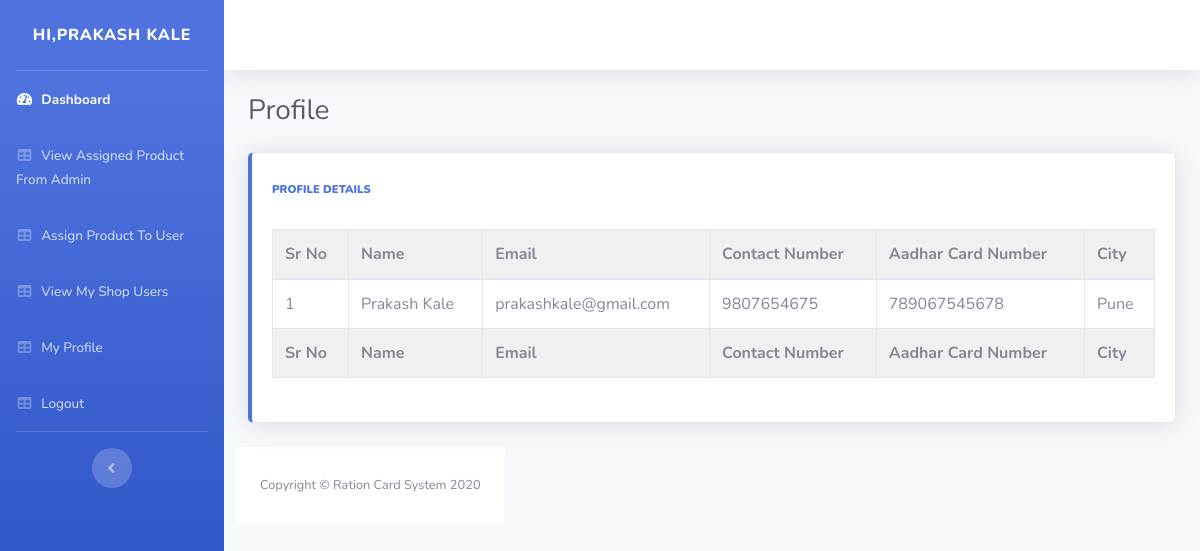
The page /shop_profile.php (signed in) on the database its author committed.
### tables this page shows
CREATE TABLE `shop_registeration` (
  `shop_id` int(11) NOT NULL,
  `s_name` varchar(255) NOT NULL,
  `s_email` varchar(255) NOT NULL,
  `s_password` varchar(255) NOT NULL,
  `s_mobile_no` bigint(20) NOT NULL,
  `city` varchar(255) NOT NULL,
  `address` text NOT NULL,
  `aadhar_number` bigint(20) NOT NULL
);

### shop_profile.php (the view, shortened to what this page needs)
<?php include "user_includes/shop_heder.php" ;?>
        <div class="container-fluid">
          <div class="d-sm-flex align-items-center justify-content-between mb-4">
            <h1 class="h3 mb-0 text-gray-800">Profile</h1>
          </div>
    <div class="body">
    <div class="row">
            <div class="col-lg-12 mb-4">
              <div class="card border-left-primary shadow h-100 py-2">
                <div class="card-body">
                  <div class="row no-gutters align-items-center">
                    <div class="col mr-2">
                      <div class="text-xs font-weight-bold text-primary text-uppercase mb-1">
                      <b>
                      Profile Details
                      </b></div>
                      <br>
</div>
    <br>
<table class="table table-bordered table-hover dataTable " id="dataTable" width="100%" cellspacing="0">
<br>
<thead >
<tr>
            <th>Sr No</th>
            <th>Name</th>
            <th>Email</th>
            <th>Contact Number</th>
            <th>Aadhar Card Number</th>
            <th>City</th>
        </tr>
    </thead>
    <tfoot >
        <tr>
            <th>Sr No</th>
            <th>Name</th>
            <th>Email</th>
            <th>Contact Number</th>
            <th>Aadhar Card Number</th>
            <th>City</th>
        </tr>
    </tfoot>
    <tbody>
<?php
$query  = "SELECT * FROM shop_registeration where shop_id=$shop_session_id ";
$result = mysqli_query($connection,$query);
if($result)
{
    $i=1;
    while($row=mysqli_fetch_assoc($result))
    {
        $name=$row['s_name'];
        $email=$row['s_email'];
        $mobile=$row['s_mobile_no'];
        $city=$row['city'];
        $Aadhar=$row['aadhar_number'];
        ?>
    <tr>
        <td>
        <?php echo $i  ?>
        </td>
        <td>
            <?php echo $name  ?>
        </td>
        <td>
            <?php echo $email  ?>
        </td><td>
            <?php echo $mobile  ?>
        </td>
        <td>
            <?php echo $Aadhar ?>
        </td>
        <td>
            <?php echo $city  ?>
        </td>
                                    </tr>
                                    <?php
                        $i++;
                        }
}
            ?>
                      </tbody>
</table>
</div>
    </div>
        </div>
      </div>
  <?php include "user_includes/footer.php" ;?>

### user_includes/shop_heder.php (style rules this page uses)
thead,tfoot { background-color:rgb(240, 240, 240); }

### rows shown on the page
shop_registeration: s_name "Prakash Kale", s_email "prakashkale@gmail.com", s_mobile_no "9807654675", aadhar_number "789067545678", city "Pune"

### other values the page prints
$_SESSION['s_name'] "PRAKASH KALE"
